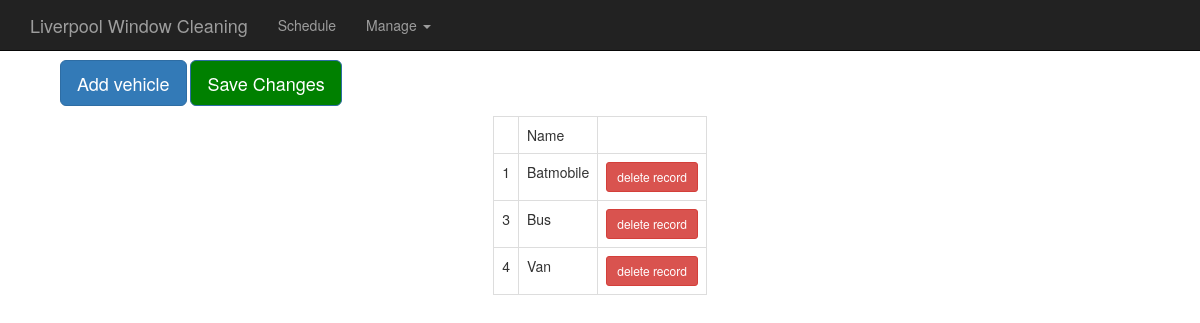
Page /vehicles on the committed database.
### daily/models.py (models this page shows, shortened)
class Vehicle(models.Model):
  name = models.CharField(max_length=100)

### daily/views.py (the view)
# urls.py: url(r'^vehicles', views.manage_vehicles, name='vehicles'),
def manage_vehicles(request):
  vehicles = Vehicle.objects.all()
  context = {'vehicles': vehicles}
  return render(request, 'daily/vehicles.html', context)

### daily/templates/daily/vehicles.html (shortened to what this page needs)
{% extends 'daily/base.html' %}
{% load static %}
{% block content %}
<div id="form-fields">
  <button type="button" class="btn btn-primary btn-lg"
    id="new-vehicle-button" onclick="addVehicle()">Add vehicle</button>
  <button type="button" class="btn btn-primary btn-lg"
    id="save-button" onclick="updateVehicles()">Save Changes</button>
</div>
<div class="h-box">
  <table class="table table-bordered" id="daily-table">
    <tbody>
      <tr>
        <td> </td>
        <td>Name</td>
        <td></td>
      </tr>
      {% for vehicle in vehicles.all %}
      <tr class="vehicle" id={{ vehicle.id }}>
        <td>{{ vehicle.id }}</td>
        <td class="vehicle-name-td">{{ vehicle.name }}</td>
        <td>
          <button type="button" class="btn btn-sm btn-danger
            delete">delete record</button>
        </td>
      </tr>
      {% endfor %}
    </tbody>
  </table>
</div>
      </body>
      {% endblock %}

### daily/static/daily/daily.css (style rules this page uses)
.h-box { padding: 0; margin: 0; list-style: none; display: -webkit-box; display: -moz-box; display: -ms-flexbox; display: -webkit-flex; display: flex; flex-direction: row; justify-content: space-around; }
#form-fields { padding: 10px; }
#save-button { //display: none; background: green; }
#daily-table { float: left; width: auto; margin: 0 auto; }
body { padding: 50px; margin: auto; }

### rows in the picture
Vehicle: id "1", name "Batmobile"
Vehicle: id "3", name "Bus"
Vehicle: id "4", name "Van"
